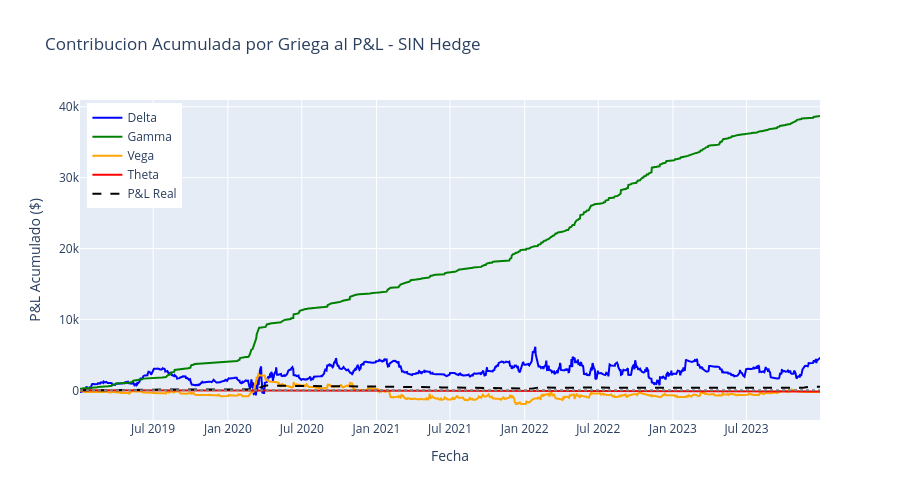

The code cell stored with this chart in its notebook:
### Code cell
# Grafico: Contribucion Acumulada por Griega - SIN Hedge
fig = go.Figure()

# Acumulados
cum_delta = pnl_decomp_no_hedge['pnl_delta'].cumsum()
cum_gamma = pnl_decomp_no_hedge['pnl_gamma'].cumsum()
cum_vega = pnl_decomp_no_hedge['pnl_vega'].cumsum()
cum_theta = pnl_decomp_no_hedge['pnl_theta'].cumsum()

fig.add_trace(go.Scatter(
    x=cum_delta.index, y=cum_delta.values,
    mode='lines', name='Delta',
    line=dict(color='blue', width=2)
))

fig.add_trace(go.Scatter(
    x=cum_gamma.index, y=cum_gamma.values,
    mode='lines', name='Gamma',
    line=dict(color='green', width=2)
))

fig.add_trace(go.Scatter(
    x=cum_vega.index, y=cum_vega.values,
    mode='lines', name='Vega',
    line=dict(color='orange', width=2)
))

fig.add_trace(go.Scatter(
    x=cum_theta.index, y=cum_theta.values,
    mode='lines', name='Theta',
    line=dict(color='red', width=2)
))

# P&L real para comparar
pnl_real = results_no_hedge.cumulative_pnl_straddle
fig.add_trace(go.Scatter(
    x=pnl_real.index, y=pnl_real.values,
    mode='lines', name='P&L Real',
    line=dict(color='black', width=2, dash='dash')
))

fig.add_hline(y=0, line_dash='dot', line_color='gray')

fig.update_layout(
    title='Contribucion Acumulada por Griega al P&L - SIN Hedge',
    xaxis_title='Fecha',
    yaxis_title='P&L Acumulado ($)',
    height=500,
    legend=dict(yanchor='top', y=0.99, xanchor='left', x=0.01)
)

fig.show()

### Figure 1 — Plotly figure (JSON) as saved in the notebook; plotly's stock layout.template omitted (floating-point values rounded to 4 significant figures; data arrays with more than 128 entries replaced by an {"elided": "..."} marker saying what was removed)
{"data": [{"line": {"color": "blue", "width": 2}, "mode": "lines", "name": "Delta", "type": "scatter", "x": {"elided": "1258 str values"}, "y": {"elided": "1258 float values"}}, {"line": {"color": "green", "width": 2}, "mode": "lines", "name": "Gamma", "type": "scatter", "x": {"elided": "1258 str values"}, "y": {"elided": "1258 float values"}}, {"line": {"color": "orange", "width": 2}, "mode": "lines", "name": "Vega", "type": "scatter", "x": {"elided": "1258 str values"}, "y": {"elided": "1258 float values"}}, {"line": {"color": "red", "width": 2}, "mode": "lines", "name": "Theta", "type": "scatter", "x": {"elided": "1258 str values"}, "y": {"elided": "1258 float values"}}, {"line": {"color": "black", "dash": "dash", "width": 2}, "mode": "lines", "name": "P&L Real", "type": "scatter", "x": {"elided": "1258 str values"}, "y": {"elided": "1258 float values"}}], "layout": {"height": 500, "legend": {"x": 0.01, "xanchor": "left", "y": 0.99, "yanchor": "top"}, "shapes": [{"line": {"color": "gray", "dash": "dot"}, "type": "line", "x0": 0, "x1": 1, "xref": "x domain", "y0": 0, "y1": 0, "yref": "y"}], "title": {"text": "Contribucion Acumulada por Griega al P&L - SIN Hedge"}, "xaxis": {"title": {"text": "Fecha"}}, "yaxis": {"title": {"text": "P&L Acumulado ($)"}}}}
